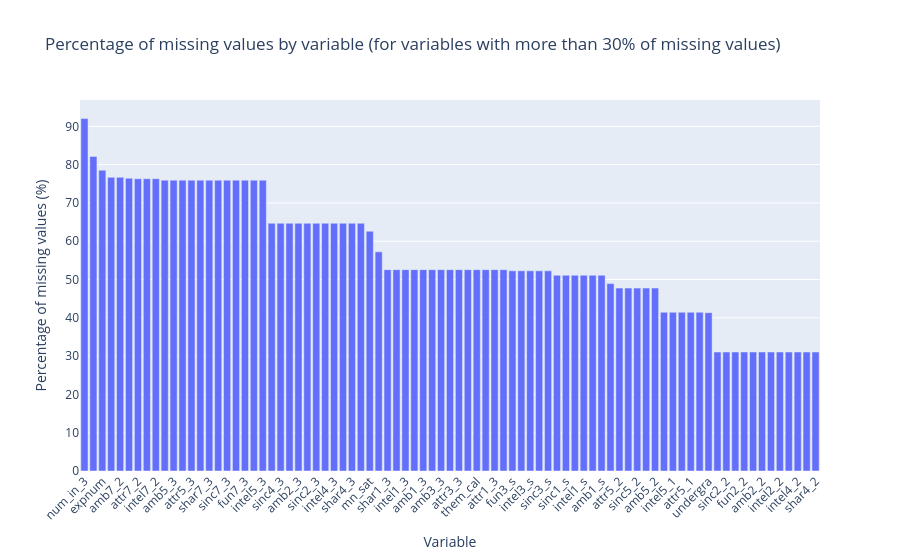

This figure's notebook cell:
### Code cell
# Focus on variables which have a significant proportion of missing values (above 30%)

count_na_prct30 = len(df_count_na[df_count_na['proportion_of_missing_values'] >= 30])

print(f"{count_na_prct30} variables \
(accounting for {round(count_na_prct30/ len(df_count_na),2)*100} % of the total number of variables) \
have above 30% of missing observations")

# Visual representation 

fig = px.bar(df_count_na[df_count_na['proportion_of_missing_values'] >= 30], 
            x = 'var_name', 
            y = 'proportion_of_missing_values',
            title = "Percentage of missing values by variable (for variables with more than 30% of missing values)")
fig.update_layout(
    xaxis_title = 'Variable',
    yaxis_title = 'Percentage of missing values (%)',
    xaxis_tickangle = -45
)
fig.show()

### Figure 1 — Plotly figure (JSON) as saved in the notebook; plotly's stock layout.template omitted (floating-point values rounded to 4 significant figures)
{"data": [{"hovertemplate": "var_name=%{x}<br>proportion_of_missing_values=%{y}<extra></extra>", "legendgroup": "", "marker": {"color": "#636efa", "pattern": {"shape": ""}}, "name": "", "orientation": "v", "showlegend": false, "textposition": "auto", "type": "bar", "x": ["num_in_3", "numdat_3", "expnum", "sinc7_2", "amb7_2", "shar7_2", "attr7_2", "fun7_2", "intel7_2", "fun5_3", "amb5_3", "shar2_3", "attr5_3", "amb7_3", "shar7_3", "sinc5_3", "sinc7_3", "intel7_3", "fun7_3", "attr7_3", "intel5_3", "amb4_3", "sinc4_3", "attr4_3", "amb2_3", "fun2_3", "sinc2_3", "intel2_3", "intel4_3", "fun4_3", "shar4_3", "attr2_3", "mn_sat", "tuition", "shar1_3", "sinc3_3", "intel1_3", "fun1_3", "amb1_3", "intel3_3", "amb3_3", "fun3_3", "attr3_3", "you_call", "them_cal", "sinc1_3", "attr1_3", "date_3", "fun3_s", "attr3_s", "intel3_s", "amb3_s", "sinc3_s", "attr1_s", "sinc1_s", "shar1_s", "intel1_s", "fun1_s", "amb1_s", "income", "attr5_2", "intel5_2", "sinc5_2", "fun5_2", "amb5_2", "sinc5_1", "intel5_1", "fun5_1", "attr5_1", "amb5_1", "undergra", "amb4_2", "sinc2_2", "attr2_2", "fun2_2", "sinc4_2", "amb2_2", "shar2_2", "intel2_2", "fun4_2", "intel4_2", "attr4_2", "shar4_2"], "xaxis": "x", "y": [92.03, 82.14, 78.52, 76.67, 76.67, 76.44, 76.32, 76.32, 76.32, 75.94, 75.94, 75.94, 75.94, 75.94, 75.94, 75.94, 75.94, 75.94, 75.94, 75.94, 75.94, 64.68, 64.68, 64.68, 64.68, 64.68, 64.68, 64.68, 64.68, 64.68, 64.68, 64.68, 62.6, 57.23, 52.57, 52.57, 52.57, 52.57, 52.57, 52.57, 52.57, 52.57, 52.57, 52.57, 52.57, 52.57, 52.57, 52.57, 52.26, 52.26, 52.26, 52.26, 52.26, 51.11, 51.11, 51.11, 51.11, 51.11, 51.11, 48.93, 47.76, 47.76, 47.76, 47.76, 47.76, 41.44, 41.44, 41.44, 41.44, 41.44, 41.35, 31.07, 31.07, 31.07, 31.07, 31.07, 31.07, 31.07, 31.07, 31.07, 31.07, 31.07, 31.07], "yaxis": "y"}], "layout": {"barmode": "relative", "legend": {"tracegroupgap": 0}, "title": {"text": "Percentage of missing values by variable (for variables with more than 30% of missing values)"}, "xaxis": {"anchor": "y", "domain": [0, 1], "tickangle": -45, "title": {"text": "Variable"}}, "yaxis": {"anchor": "x", "domain": [0, 1], "title": {"text": "Percentage of missing values (%)"}}}}
